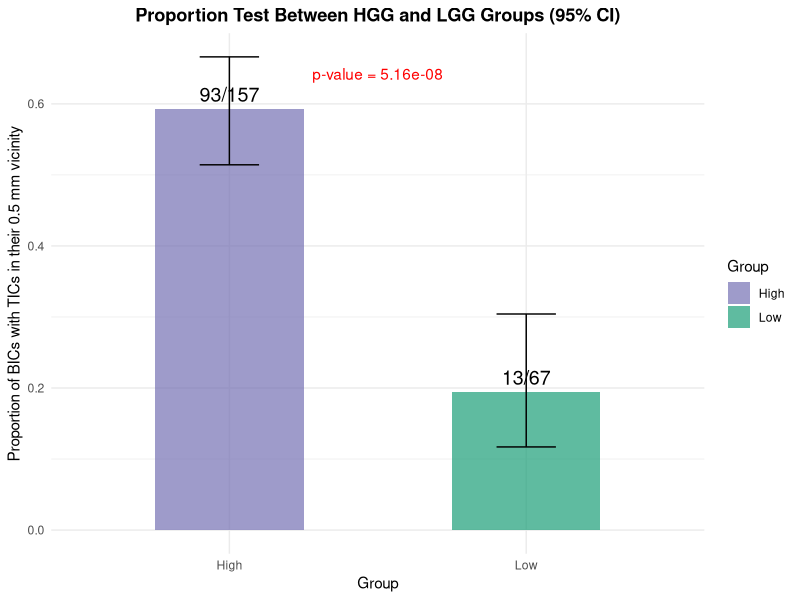

This figure's R source:
PD1m <- data.frame(
  nB       = c(26,0,1,3,0,13,8,1,7,9,1,0,20,1,33,2,9,6,3,4,8,2,7,2,22,15,6,11,37),
  nT       = c(23,0,12,1,2,6,1,3,13,7,8,5,25,6,0,13,3,29,35,22,8,8,23,5,51,33,11,42,191),
  Group    = c("High","Other","Low","Low","Other","Low","Low","Low","Low","Low","High","Other",
               "High","High","High","Low","Low","High","Low","High","High","Low","Low","Low",
               "High","High","High","High","High"),
  row.names = c("LSP12601","LSP12603","LSP12605","LSP12607","LSP12609","LSP12611","LSP12613",
                "LSP12615","LSP12617","LSP12619","LSP12621","LSP12623","LSP12625","LSP12627",
                "LSP12629","LSP12631","LSP12633","LSP12635","LSP12637","LSP12639","LSP12641",
                "LSP12643","LSP12645","LSP12647","LSP12649","LSP12651","LSP12653","LSP12655","LSP12657")
)


NBH<- sum(subset(PD1m, PD1m$Group == "High")$nB) -33 # removing the total number of the LSP12629
NBL<- sum(subset(PD1m, PD1m$Group == "Low")$nB) 

##visual input
NBTH<- 93
NBTL<- 13


# Load required libraries
library(ggplot2)
library(Hmisc)  # For Wilson CI calculation

# Perform the proportion test with a confidence interval (95%)
prop_test <- prop.test(c(NBTH, NBTL), c(NBH, NBL), alternative = "greater", conf.level = 0.95)

# Compute proportions
prop_high <- NBTH / NBH
prop_low <- NBTL / NBL

# Compute 90% confidence intervals for each proportion using Wilson Score Interval
ci_high <- binconf(NBTH, NBH, alpha = 0.05, method = "wilson")  # 95% CI for High
ci_low <- binconf(NBTL, NBL, alpha = 0.05, method = "wilson")  # 95% CI for Low

# Create a data frame for visualization
df <- data.frame(
  Group = c("High", "Low"),
  Proportion = c(prop_high, prop_low),
  CI_lower = c(ci_high[2], ci_low[2]),  # Lower bounds of 90% CIs
  CI_upper = c(ci_high[3], ci_low[3]),  # Upper bounds of 90% CIs
  Successes = c(NBTH, NBTL),
  Totals = c(NBH, NBL)
)

# Define colors
colors <- c("High" = "#7570b3", "Low" = "#1b9e77")

# Generate the bar plot
ggplot(df, aes(x = Group, y = Proportion, fill = Group)) +
  geom_bar(stat = "identity", alpha = 0.7, width = 0.5) +  # Bar plot
  geom_errorbar(aes(ymin = CI_lower, ymax = CI_upper), width = 0.2, color = "black") +  # Correct CI error bars
  scale_fill_manual(values = colors) +  # Assign colors to groups
  theme_minimal() +
  labs(
    x = "Group",
    y = "Proportion of BICs with TICs in their 0.5 mm vicinity",
    title = "Proportion Test Between HGG and LGG Groups (95% CI)"
  ) +
  # Annotate successes/total above each bar
  geom_text(aes(label = paste0(Successes, "/", Totals)), vjust = -0.5, size = 5) +
  # Annotate p-value
  annotate("text", x = 1.5, y = max(df$Proportion) + 0.05, 
           label = paste0("p-value = ", signif(prop_test$p.value, 3)), 
           color = ifelse(prop_test$p.value < 0.05, "red", "black"), hjust = 0.5) +
  theme(
    plot.title = element_text(hjust = 0.5, face = "bold")  # Center and bold title
  )
